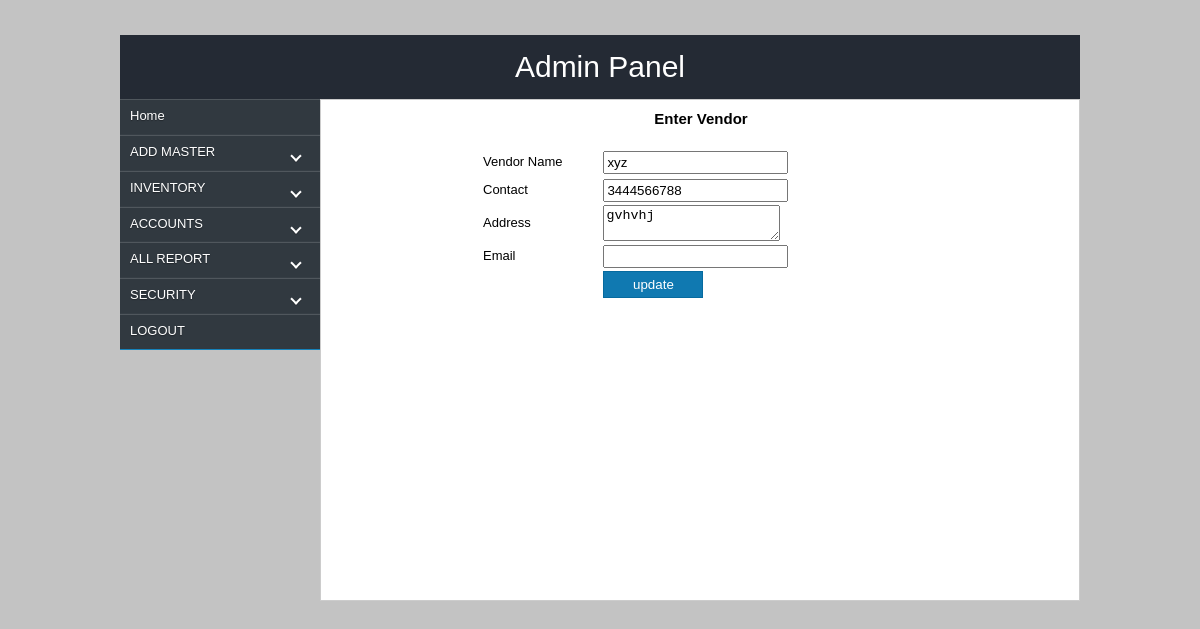
The page /admin/vendoredit.php?id=3 (signed in) on the database its author committed.
### tables this page shows
CREATE TABLE IF NOT EXISTS `vendor` (
  `slno` int(10) NOT NULL AUTO_INCREMENT,
  `name` varchar(200) NOT NULL,
  `phone` bigint(10) NOT NULL,
  `address` varchar(200) NOT NULL,
  `email` varchar(200) NOT NULL,
  `type` int(10) NOT NULL,
  `balance` float(10,2) NOT NULL,
  `location` varchar(200) NOT NULL,
  `date` date NOT NULL,
  `father` varchar(200) NOT NULL,
  `dob` date NOT NULL,
  `age` varchar(200) NOT NULL,
  `year` varchar(200) NOT NULL,
  `sex` varchar(200) NOT NULL,
  `occupation` varchar(200) NOT NULL,
  `introducer` varchar(200) NOT NULL,
  `introid` varchar(200) NOT NULL,
  `identity` varchar(200) NOT NULL,
  PRIMARY KEY (`slno`)
);

### admin/vendoredit.php (the view, shortened to what this page needs)
<?php
$id=$_GET['id'];
 ?>
<html>
<head>
<link href="css/style.css" rel="stylesheet"  type="text/css"/>
</head>
<body>
    <div id="wrapper">
       <div id="header">Admin Panel</div>
	   <div id="con">
         <div id="container" style="font-size: 10px;">
            <div id="lcontainer">
                <?php include_once('menu.php');?>
            </div>
            <div id="rcontainer" align="middle">
                <div style="width:760px; height:auto; float:left; font-family:arial; font-size:14px; margin-top:10px;">
				<h3>Enter Vendor</h3>
				</div>
				<div style="width:400px; height:auto; float:left; margin-left:160px;">
				    <form name="" action="vendoredit_action.php" method="post" enctype="multipart/form-data" onSubmit="return validate();">
				    <table class="table">
					<?php
					$fetch=mysql_query("select * from `vendor` where `slno`='$id'");
					$res=mysql_fetch_array($fetch);
					?>
					<tr>
					    <td>Vendor Name</td>
					    <td><input type="text" name="name" id="name" value="<?php echo $res['name'];?>" class="text"/></td>
					</tr>
					<tr>
					    <td>Contact</td>
					    <td><input type="text" name="phone" id="phone" value="<?php echo $res['phone'];?>" onKeyUp="return numberonly();" class="text"/></td>
					</tr>
					<tr>
					    <td>Address</td>
					    <td>
						<textarea name="address" id="address" class="text" style="width:177px;"><?php echo $res['address'];?></textarea>
						</td>
					</tr>
					<tr>
					    <td>Email</td>
					    <td><input type="email" name="email" id="email" value="<?php echo $res['email'];?>" class="text"/></td>
					</tr>
					<tr>
						<td>&nbsp;</td>
					    <td><input type="submit" name="submit" value="update" class="btn"></td>
					</tr>
				    </table>
				    </form>
				</div>
         </div>
        </div>
	</div>
    </div>
</body>
</html> <?php ?>

### admin/css/style.css (style rules this page uses)
* { margin:0px; padding:0px; }
body { background:url('../image/yllw.jpg') no-repeat; background-size:100% 100%; background:#c3c3c3; }
#wrapper { width:960px;margin:0 auto; margin-top:35px; }
#header { width:930px; height:auto; padding:15px; background:rgba(255,255,255,0.5); text-align: center; font-family: fantasy; font-family:arial;font-size:30px; background:#333; color:#fff; background:#242a34; }
#con { width:100%; height:auto; float:left; margin-bottom:20px; }
#container { width:960px; margin:auto; background:#fff; }
#lcontainer { width:200px; float: left; height:auto; background:rgba(255,255,225,0.5); }
#rcontainer { width:758px; float:left; min-height:500px;height:auto; background:#fff; border:1px solid #ccc; }
.table { font-family:arial; font-size:13px; width:400px; height:0px; margin-top:20px; margin-bottom:10px; line-height:2; width:100%; }
h3 { font-family:arial; font-size:15px; width:300px; }
.text { padding:2px; }
.btn { width:60px; padding:2px; }

### admin/styles.css (style rules this page uses)
.btn { width:100px; height:auto; float:left; padding:5px; background:#1079b1; border:none; color:#fff; text-align:center; font-family:Arial, Helvetica, sans-serif; border:1px solid #066a9f; }

### rows shown on the page
vendor: name "xyz", phone "3444566788", address "gvhvhj"
